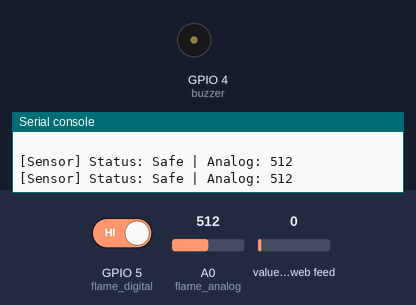
Recording of a program running on a simulated ESP8266 board running MicroPython. Parts: buzzer (waves = sounding, pin HIGH), the last lines printed to the serial console. Inputs (shaded band) come from the test bench; at power-on: GPIO 5 (flame_digital) HIGH, A0 (flame_analog) = 512, value of the web feed 0 (analog values on the 0–1023 scale). WiFi joins after 1.5 s; requests to the public web service named in the program get a made-up reply in its usual format after 0.4 s (London, UTC, broken clouds, 64 % humidity, 1013 hPa unless stated).

Above: at 4.3 s.
4.4 s: GPIO 5 (flame_digital) driven LOW
At 5.8 s:
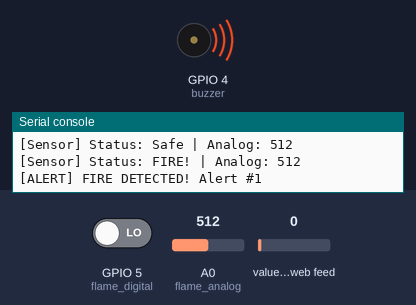
6.1 s: GPIO 5 (flame_digital) driven HIGH
At 7.8 s:
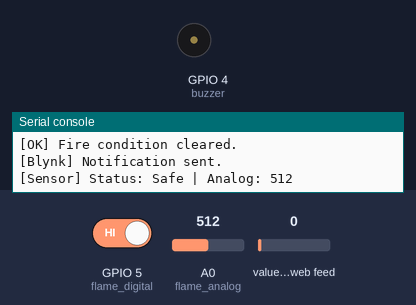
Timing chart, 0 to 9.3 s (numbered marks = the images above; inputs shaded):
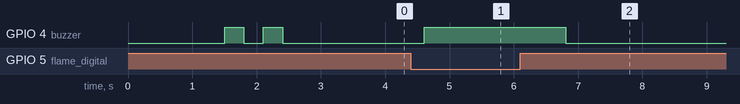

Measured:
- after the input at 4.4 s, GPIO 4 (buzzer): LOW → HIGH after 0.21 s
- after the input at 6.1 s, GPIO 4 (buzzer): HIGH → LOW after 0.71 s

The program:

fire_detection_micropython.py
```python
# ============================================================
#  Intelligent Fire Detection System
#  MicroPython Code for ESP8266 NodeMCU
# ============================================================
#  Hardware:
#    - ESP8266 NodeMCU
#    - Flame Sensor → Digital: GPIO5 (D1), Analog: A0
#    - Buzzer       → GPIO4  (D2)
#    - Power        → USB 5V via micro USB
# ============================================================
#  Upload to ESP8266 as main.py via Thonny IDE
#  Required libraries (upload manually):
#    - urequests.py
#    - ujson.py (built-in)
# ============================================================

import machine
import time
import network
import urequests
import ujson
from machine import Pin, ADC

# ─── WiFi Credentials ───────────────────────────────────────
WIFI_SSID     = "YOUR_WIFI_SSID"
WIFI_PASSWORD = "YOUR_WIFI_PASSWORD"

# ─── Blynk Credentials ──────────────────────────────────────
BLYNK_AUTH    = "YOUR_BLYNK_AUTH_TOKEN"
BLYNK_URL     = "https://blynk.cloud/external/api"

# ─── Pin Definitions ────────────────────────────────────────
flame_digital = Pin(5, Pin.IN)    # D1 → GPIO5 (digital output)
buzzer        = Pin(4, Pin.OUT)   # D2 → GPIO4 (buzzer)
flame_analog  = ADC(0)            # A0 → analog intensity
buzzer.value(0)

# ─── State ──────────────────────────────────────────────────
fire_detected   = False
prev_fire_state = False
alert_count     = 0
analog_value    = 0

# ════════════════════════════════════════════════════════════
def connect_wifi():
    wlan = network.WLAN(network.STA_IF)
    wlan.active(True)
    if not wlan.isconnected():
        print("[WiFi] Connecting to", WIFI_SSID)
        wlan.connect(WIFI_SSID, WIFI_PASSWORD)
        attempts = 0
        while not wlan.isconnected() and attempts < 20:
            time.sleep(0.5)
            print(".", end="")
            attempts += 1
    if wlan.isconnected():
        print("\n[WiFi] Connected:", wlan.ifconfig()[0])
        beep_buzzer(2, 300)
        return True
    print("\n[WiFi] Failed to connect.")
    return False

# ════════════════════════════════════════════════════════════
def blynk_write(vpin, value):
    """Send value to Blynk virtual pin."""
    try:
        url = "{}/update?token={}&v{}={}".format(
            BLYNK_URL, BLYNK_AUTH, vpin, value)
        r = urequests.get(url)
        r.close()
    except Exception as e:
        print("[Blynk] Write error:", e)

# ════════════════════════════════════════════════════════════
def blynk_notify(message):
    """Send push notification via Blynk."""
    try:
        url  = "https://blynk.cloud/external/api/logEvent"
        data = {
            "token":    BLYNK_AUTH,
            "code":     "fire_alert",
            "description": message
        }
        r = urequests.post(
            url,
            data=ujson.dumps(data),
            headers={"Content-Type": "application/json"}
        )
        r.close()
        print("[Blynk] Notification sent.")
    except Exception as e:
        print("[Blynk] Notify error:", e)

# ════════════════════════════════════════════════════════════
def read_sensors():
    global analog_value, fire_detected
    digital_val  = flame_digital.value()
    analog_value = flame_analog.read()   # 0-1023

    # Active LOW: digital LOW = fire detected
    fire_detected = (digital_val == 0)

    print("[Sensor] Status: {} | Analog: {}".format(
        "FIRE!" if fire_detected else "Safe", analog_value))

# ════════════════════════════════════════════════════════════
def trigger_fire_alert():
    global alert_count
    alert_count += 1
    print("[ALERT] FIRE DETECTED! Alert #{}".format(alert_count))

    buzzer.value(1)

    blynk_write(0, analog_value)   # V0 gauge
    blynk_write(1, 255)            # V1 LED → red

    blynk_notify(
        "FIRE DETECTED! Sensor: {} | Alert #{}".format(
            analog_value, alert_count))

# ════════════════════════════════════════════════════════════
def fire_cleared():
    print("[OK] Fire condition cleared.")
    buzzer.value(0)
    blynk_write(1, 0)   # V1 LED → off (safe)
    blynk_notify("Fire cleared. System monitoring resumed.")

# ════════════════════════════════════════════════════════════
def send_to_cloud():
    blynk_write(0, analog_value)
    blynk_write(1, 255 if fire_detected else 0)

# ════════════════════════════════════════════════════════════
def beep_buzzer(times, delay_ms):
    for _ in range(times):
        buzzer.value(1)
        time.sleep_ms(delay_ms)
        buzzer.value(0)
        time.sleep_ms(delay_ms)

# ════════════════════════════════════════════════════════════
# MAIN
# ════════════════════════════════════════════════════════════
def main():
    global prev_fire_state

    print("\n[BOOT] Intelligent Fire Detection - MicroPython")
    connect_wifi()
    blynk_notify("Fire Detection System Online. Monitoring started.")
    print("[OK] Monitoring started.\n")

    last_sensor  = time.ticks_ms()
    last_cloud   = time.ticks_ms()

    while True:
        now = time.ticks_ms()

        # ── Read sensor every 500ms ────────────────────────
        if time.ticks_diff(now, last_sensor) >= 500:
            last_sensor = now
            read_sensors()

            # Fire just detected
            if fire_detected and not prev_fire_state:
                trigger_fire_alert()

            # Fire cleared
            if not fire_detected and prev_fire_state:
                fire_cleared()

            # Keep buzzer ON while fire persists
            if fire_detected:
                buzzer.value(1)
            else:
                buzzer.value(0)

            prev_fire_state = fire_detected

        # ── Send to cloud every 2 seconds ─────────────────
        if time.ticks_diff(now, last_cloud) >= 2000:
            last_cloud = now
            send_to_cloud()

        time.sleep_ms(100)

# ════════════════════════════════════════════════════════════
main()
```
